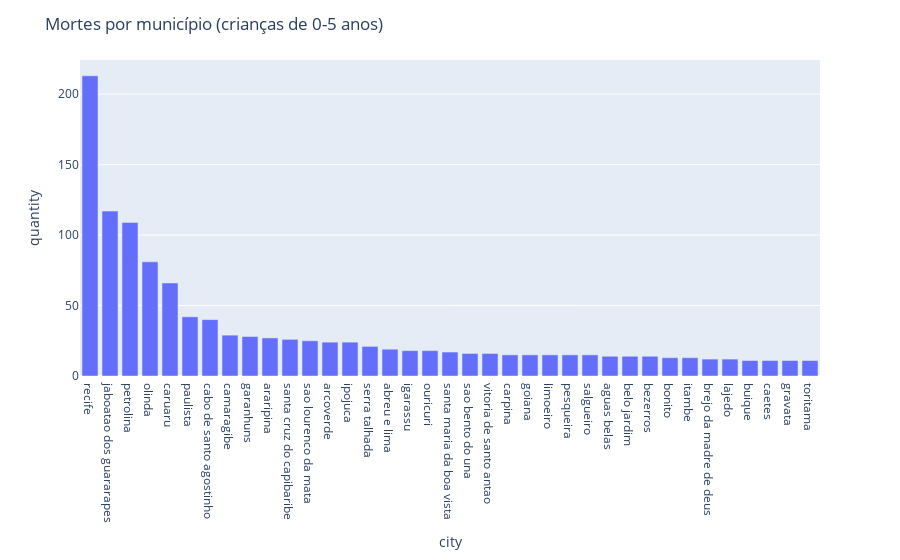

Notebook source saved alongside this figure:
### Code cell
plot_death_by_causes(df_childs, "Mortes por município (crianças de 0-5 anos)", x='city')

### Figure 1 — Plotly figure (JSON) as saved in the notebook; plotly's stock layout.template omitted (floating-point values rounded to 4 significant figures)
{"data": [{"alignmentgroup": "True", "hovertemplate": "city=%{x}<br>quantity=%{y}<extra></extra>", "legendgroup": "", "marker": {"color": "#636efa", "pattern": {"shape": ""}}, "name": "", "offsetgroup": "", "orientation": "v", "showlegend": false, "textposition": "auto", "type": "bar", "x": ["abreu e lima", "aguas belas", "araripina", "arcoverde", "belo jardim", "bezerros", "bonito", "brejo da madre de deus", "buique", "cabo de santo agostinho", "caetes", "camaragibe", "carpina", "caruaru", "garanhuns", "goiana", "gravata", "igarassu", "ipojuca", "itambe", "jaboatao dos guararapes", "lajedo", "limoeiro", "olinda", "ouricuri", "paulista", "pesqueira", "petrolina", "recife", "salgueiro", "santa cruz do capibaribe", "santa maria da boa vista", "sao bento do una", "sao lourenco da mata", "serra talhada", "toritama", "vitoria de santo antao"], "xaxis": "x", "y": [19, 14, 27, 24, 14, 14, 13, 12, 11, 40, 11, 29, 15, 66, 28, 15, 11, 18, 24, 13, 117, 12, 15, 81, 18, 42, 15, 109, 213, 15, 26, 17, 16, 25, 21, 11, 16], "yaxis": "y"}], "layout": {"barmode": "relative", "legend": {"tracegroupgap": 0}, "margin": {"t": 60}, "title": {"text": "Mortes por município (crianças de 0-5 anos)"}, "xaxis": {"anchor": "y", "categoryorder": "total descending", "domain": [0, 1], "title": {"text": "city"}}, "yaxis": {"anchor": "x", "domain": [0, 1], "title": {"text": "quantity"}}}}
